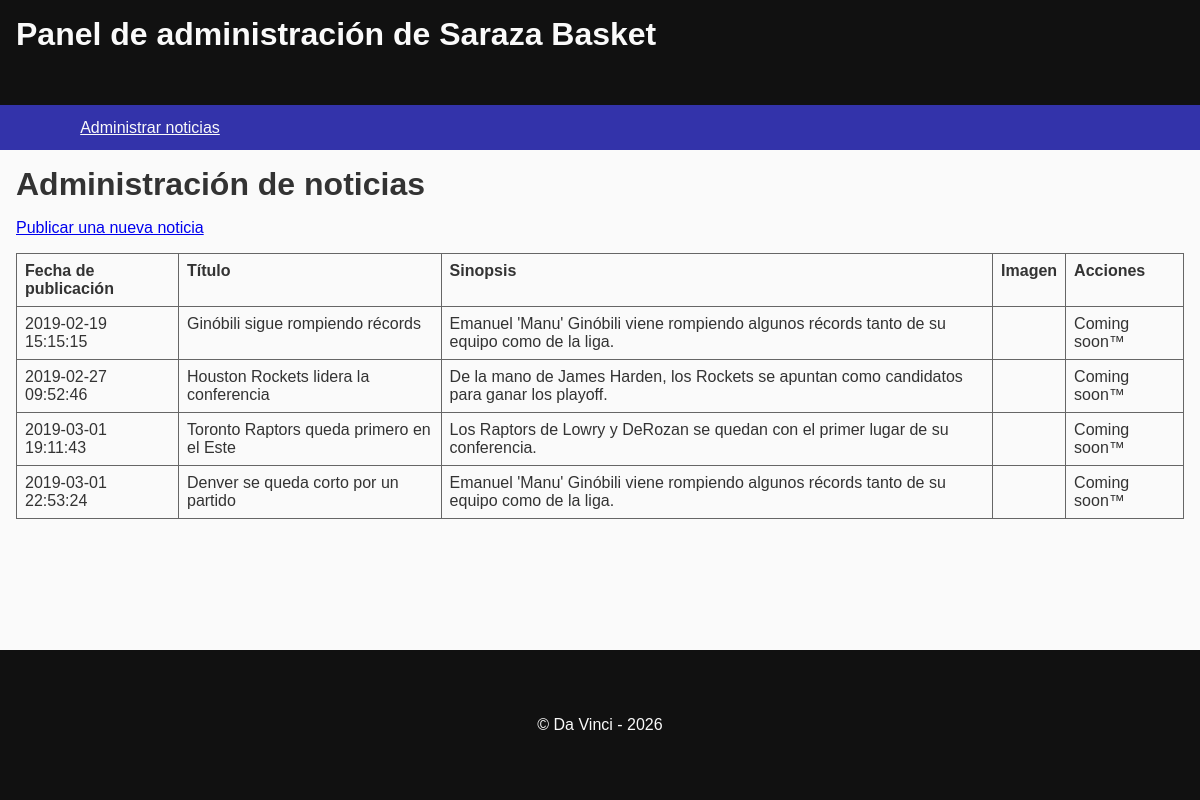
The page /admin/index.php?seccion=noticias on the database its author committed.
### tables this page shows
CREATE TABLE IF NOT EXISTS `noticias` (
  `noticia_id` int UNSIGNED NOT NULL AUTO_INCREMENT,
  `usuario_fk` int UNSIGNED NOT NULL,
  `titulo` varchar(100) NOT NULL,
  `sinopsis` varchar(200) NOT NULL,
  `cuerpo` text NOT NULL,
  `fecha_publicacion` datetime NOT NULL,
  `imagen` varchar(255) DEFAULT NULL,
  `imagen_descripcion` varchar(255) DEFAULT NULL,
  PRIMARY KEY (`noticia_id`),
  KEY `fecha_publicacion_INDEX` (`fecha_publicacion` DESC),
  KEY `fk_noticias_usuarios1_idx` (`usuario_fk`)
);

### clases/Noticia.php (called while the page is built, shortened)
<?php
class Noticia
{
    private string $titulo = "";
    private string $sinopsis = "";
    private string $fecha_publicacion = "";
    public function todas(): array
    {
        $db = (new DBConexion)->getConexion();
        $consulta = "SELECT * FROM noticias";
        $stmt = $db->prepare($consulta);
        $stmt->execute();
        $stmt->setFetchMode(PDO::FETCH_CLASS, self::class);
        return $stmt->fetchAll();
    }
    public function getTitulo(): string
    {
        return $this->titulo;
    }
    public function getSinopsis(): string
    {
        return $this->sinopsis;
    }
    public function getFechaPublicacion(): string
    {
        return $this->fecha_publicacion;
    }
}

### admin/vistas/noticias.php (the view)
<?php
require_once __DIR__ . '/../../clases/Noticia.php';
$noticia = new Noticia;
$noticias = $noticia->todas();
?>
<div class="container">
    <h1>Administración de noticias</h1>
    <div class="mb-1">
        <a href="#">Publicar una nueva noticia</a>
    </div>
    <table class="table">
        <thead>
            <tr>
                <th>Fecha de publicación</th>
                <th>Título</th>
                <th>Sinopsis</th>
                <th>Imagen</th>
                <th>Acciones</th>
            </tr>
        </thead>
        <tbody>
            <?php foreach($noticias as $noticia): ?>
            <tr>
                <td><?= $noticia->getFechaPublicacion(); ?></td>
                <td><?= $noticia->getTitulo(); ?></td>
                <td><?= $noticia->getSinopsis(); ?></td>
                <td><img src="<?= "../imgs/" . $noticia->getSinopsis(); ?>" alt=""></td>
                <td>Coming soon&trade;</td>
            </tr>
            <?php endforeach; ?>
        </tbody>
    </table>
</div>

### css/estilos.css (style rules this page uses)
:root { --color-primary: #33a; --color-secondary: #336; --color-dark: #333; --color-light: #fafafa; --color-border: #999; --color-error: #c00; --color-error-text: #900; --color-info: #00a; --color-info-text: #aaf; --color-success: #060; --color-success-text: #cfc; --spacing-xs: 0.5rem; --spacing-sm: 0.75rem; --spacing-md: 1rem; --spacing-lg: 1.5rem; --spacing-xl: 2rem; --border-radius: 5px; --container-max-width: 1500px; }
* { margin: 0; padding: 0; box-sizing: border-box; }
html { height: 100%; }
body { font-family: Verdana, Arial, sans-serif; height: 100%; }
h1, h2, h3, h4, h5, h6 { margin-bottom: var(--spacing-md); }
.mb-1 { margin-bottom: var(--spacing-md); }
.table { border-collapse: collapse; }
.table td, .table th { padding: var(--spacing-xs); border: 1px solid #666; vertical-align: top; text-align: start; }

### rows shown on the page
noticias: fecha_publicacion "2019-02-19 15:15:15", titulo "Ginóbili sigue rompiendo récords", sinopsis "Emanuel 'Manu' Ginóbili viene rompiendo algunos récords tanto de su equipo como de la liga."
noticias: fecha_publicacion "2019-02-27 09:52:46", titulo "Houston Rockets lidera la conferencia", sinopsis "De la mano de James Harden, los Rockets se apuntan como candidatos para ganar los playoff."
noticias: fecha_publicacion "2019-03-01 19:11:43", titulo "Toronto Raptors queda primero en el Este", sinopsis "Los Raptors de Lowry y DeRozan se quedan con el primer lugar de su conferencia."
noticias: fecha_publicacion "2019-03-01 22:53:24", titulo "Denver se queda corto por un partido", sinopsis "Emanuel 'Manu' Ginóbili viene rompiendo algunos récords tanto de su equipo como de la liga."
